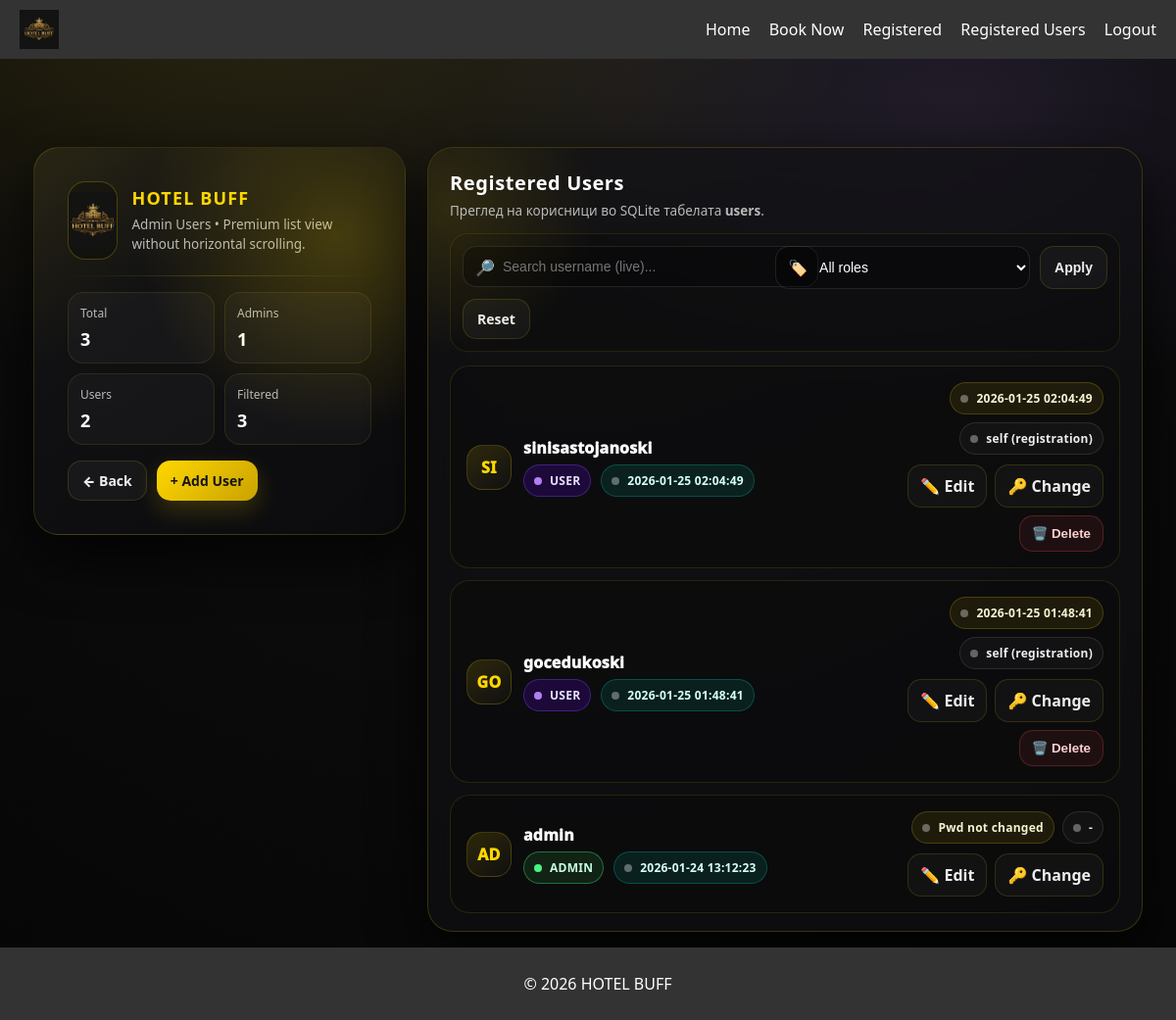
Page /admin/users (signed in) on the committed database.
### tables this page shows
CREATE TABLE users (
            id INTEGER PRIMARY KEY AUTOINCREMENT,
            username TEXT NOT NULL UNIQUE,
            password_hash TEXT NOT NULL,
            role TEXT NOT NULL DEFAULT 'user',
            created_at TEXT NOT NULL
        , password_changed_at TEXT, password_changed_by TEXT);

### app.py (the view)
@app.route("/admin/users")
def admin_users():
    if "user" not in session or session.get("role") != "admin":
        return redirect(url_for("login"))
    q = request.args.get("q", "").strip()
    role_filter = request.args.get("role", "").strip()
    sql = "SELECT id, username, role, created_at, password_changed_at, password_changed_by FROM users WHERE 1=1"
    params = []
    if q:
        sql += " AND username LIKE ?"
        params.append(f"%{q}%")
    if role_filter in ("admin", "user"):
        sql += " AND role = ?"
        params.append(role_filter)
    sql += " ORDER BY id DESC"
    conn = get_db_connection()
    users = conn.execute(sql, params).fetchall()
    total = conn.execute("SELECT COUNT(*) FROM users").fetchone()[0]
    admins = conn.execute("SELECT COUNT(*) FROM users WHERE role='admin'").fetchone()[0]
    normal_users = conn.execute("SELECT COUNT(*) FROM users WHERE role='user'").fetchone()[0]
    conn.close()
    return render_template(
        "admin_users.html",
        users=users,
        total=total,
        admins=admins,
        normal_users=normal_users,
        q=q,
        role_filter=role_filter
    )

### database.py (called while the page is built)
def get_db_connection():
    conn = sqlite3.connect(DB_NAME, timeout=10, check_same_thread=False)
    conn.row_factory = sqlite3.Row
    return conn

### templates/admin_users.html (shortened to what this page needs)
{% extends "base.html" %}
{% block content %}
<div class="wrap">
  <div class="shell">
    <section class="brand-panel">
      <div class="brand-top">
        <div class="logo-hero">
          <img src="{{ url_for('static', filename='images/logo.png') }}" alt="HOTEL BUFF">
        </div>
        <div class="brand-title">
          <h1>HOTEL BUFF</h1>
          <p>Admin Users • Premium list view without horizontal scrolling.</p>
        </div>
      </div>
      <div class="divider"></div>
      <div class="mini-cards">
        <div class="mini"><span>Total</span><b>{{ total }}</b></div>
        <div class="mini"><span>Admins</span><b>{{ admins }}</b></div>
        <div class="mini"><span>Users</span><b>{{ normal_users }}</b></div>
        <div class="mini"><span>Filtered</span><b id="statFiltered">0</b></div>
      </div>
      <div class="brand-actions">
        <a class="btn secondary" href="{{ url_for('home') }}">← Back</a>
        <a class="btn primary" href="{{ url_for('register') }}">+ Add User</a>
      </div>
    </section>
    <section class="card">
      <div class="topbar">
        <div class="title">
          <h2>Registered Users</h2>
          <p>Преглед на корисници во SQLite табелата <b>users</b>.</p>
        </div>
      </div>
      <form class="controls" method="GET" action="{{ url_for('admin_users') }}">
        <div class="ctrl">
          <div class="ic">🔎</div>
          <input id="qLive" type="text" placeholder="Search username (live)..." value="{{ q|default('') }}">
        </div>
        <div class="ctrl" style="flex:0 0 260px;">
          <div class="ic">🏷️</div>
          <select name="role" id="roleSelect">
            <option value="" {% if not role_filter %}selected{% endif %}>All roles</option>
          </select>
        </div>
        <button class="btn secondary" type="submit">Apply</button>
        <a class="btn secondary" href="{{ url_for('admin_users') }}">Reset</a>
      </form>
      {% if users and users|length > 0 %}
      <div class="list" id="list">
        {% for u in users %}
        <article class="item row"
                 data-username="{{ u.username|lower }}"
                 data-role="{{ u.role|lower }}">
          <div class="item-inner">
            <div class="user">
              <div class="avatar">{{ u.username[:2]|upper }}</div>
              <div class="umeta">
                <div class="uname">{{ u.username }}</div>
                <div class="usub">
                  {% if u.role == 'admin' %}
                    <span class="badge b-admin"><i></i>ADMIN</span>
                  {% else %}
                    <span class="badge b-user"><i></i>USER</span>
                  {% endif %}
                  <span class="badge b-created"><i></i>{{ u.created_at }}</span>
                </div>
              </div>
            </div>
            <div class="right">
              <div class="badges">
                <span class="badge b-changed"><i></i>{{ u.password_changed_at if u.password_changed_at else 'Pwd not changed' }}</span>
                <span class="badge b-by"><i></i>{{ u.password_changed_by if u.password_changed_by else '-' }}</span>
              </div>
              <div class="actions">
                <a class="a-btn" href="{{ url_for('edit_user', user_id=u.id) }}">✏️ Edit</a>
                <a class="a-btn" href="{{ url_for('admin_change_user_password', user_id=u.id) }}">🔑 Change</a>
                {% if u.username != 'admin' %}
                <form method="POST"
                      action="{{ url_for('delete_user', user_id=u.id) }}"
                      onsubmit="return confirm('Are you sure you want to delete this user?');">
                  <button class="a-btn danger" type="submit">🗑️ Delete</button>
                </form>
                {% endif %}
              </div>
            </div>
          </div>
        </article>
        {% endfor %}
      </div>
      {% else %}
        <div class="empty">Нема пронајдени корисници за ова пребарување.</div>
      {% endif %}
    </section>
  </div>
</div>
{% endblock %}

### static/css/style.css (style rules this page uses)
body { font-family: Arial, sans-serif; margin: 0; padding: 0; background-color: #f5f5f5; }

### rows in the picture
users: username "SI", username "sinisastojanoski", role "user" (drawn), created_at "2026-01-25 02:04:49", password_changed_at "2026-01-25 02:04:49", password_changed_by "self (registration)"
users: username "GO", username "gocedukoski", role "user" (drawn), created_at "2026-01-25 01:48:41", password_changed_at "2026-01-25 01:48:41", password_changed_by "self (registration)"
users: username "AD", username "admin", role "admin" (drawn), created_at "2026-01-24 13:12:23", password_changed_at "Pwd not changed", password_changed_by "-"

### other values in the picture
{{ total }} "3"
{{ admins }} "1"
{{ normal_users }} "2"
